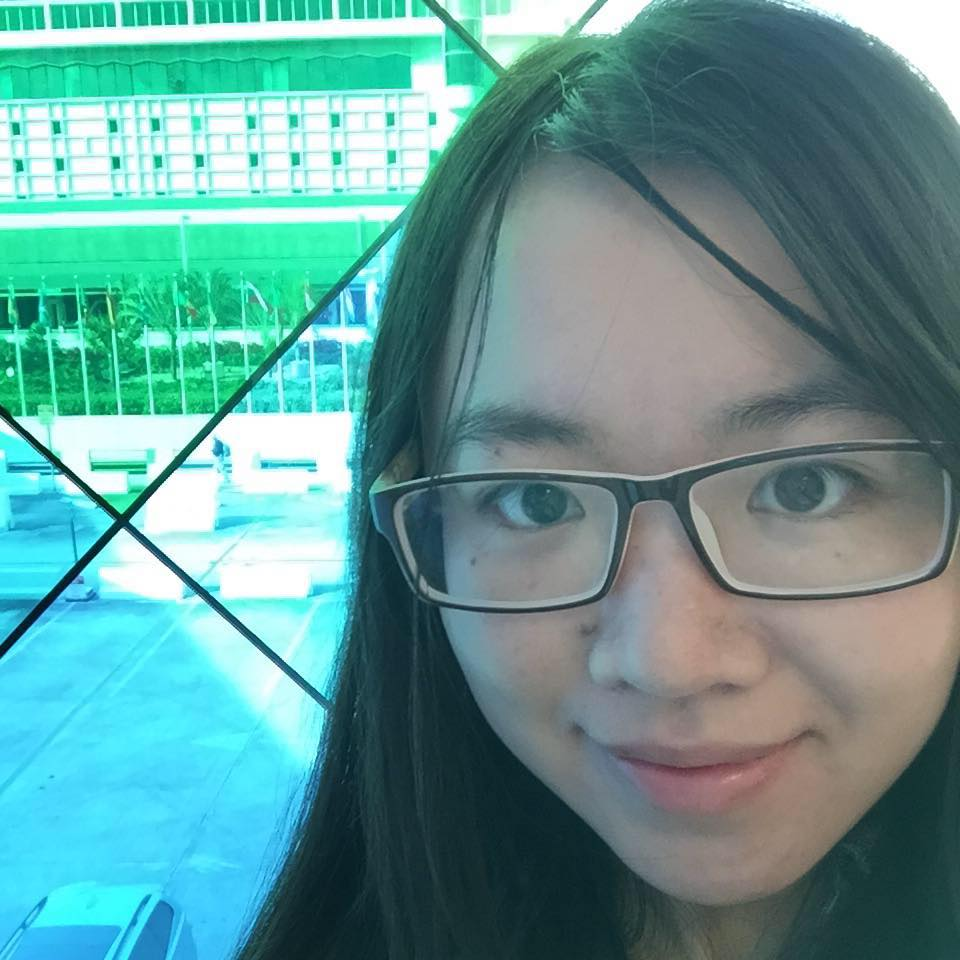
#> input picture project/me.jpg, 960 x 960 px
$ python face_detect.py me.jpg
#> lines starting #> are read from the running program, lines starting #| are printed output that depends on the picture; after the words box and inside, x2 and y2 are one past the last pixel; in counts of white or black regions, pixels touching at a corner belong together
import cv2
import sys

imagePath = sys.argv[1]
cascPath = "/Users/Jiaqi/Desktop/face detect/project/haarcascades/haarcascade_frontalface_default.xml"

# Create the haar cascade
faceCascade = cv2.CascadeClassifier(cascPath)

# Read the image
image = cv2.imread(imagePath)
#> image is the input picture: shape (960, 960, 3); mean B, G, R 149.3, 152, 98
print (type(image))
#| <class 'numpy.ndarray'>
gray = cv2.cvtColor(image, cv2.COLOR_BGR2GRAY)
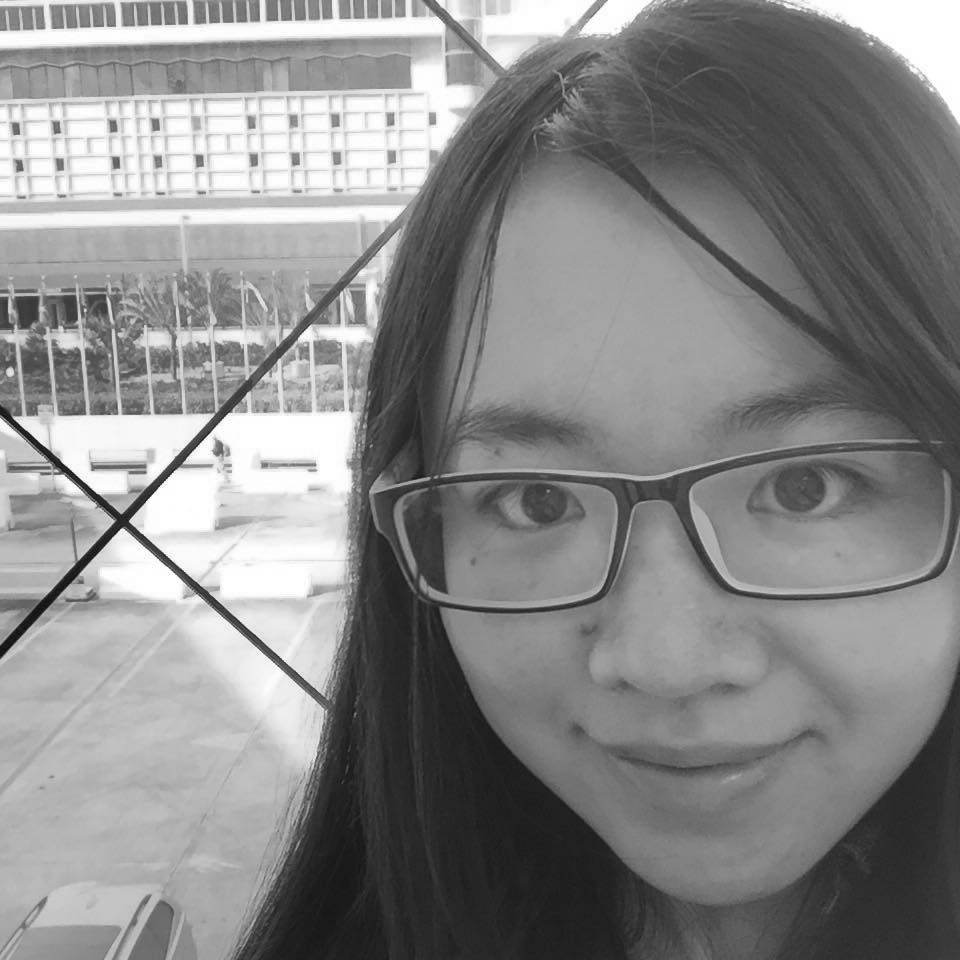
#> gray: shape (960, 960); min 9, max 255, mean 135.5

# Detect faces in the image
faces = faceCascade.detectMultiScale(
    gray,
    scaleFactor=1.1,
    minNeighbors=5,
    minSize=(30, 30),
    flags = cv2.CASCADE_SCALE_IMAGE
)
#> faces = [[247, 115, 50, 50], [13, 122, 49, 49], [200, 115, 53, 53], [60, 119, 54, 54], [362, 280, 557, 557]]

print("Found {0} faces!".format(len(faces)))
#| Found 5 faces!

# Draw a rectangle around the faces
for (x, y, w, h) in faces:
    cv2.rectangle(image, (x, y), (x+w, y+h), (0, 255, 0), 2)
#> this loop made 5 passes
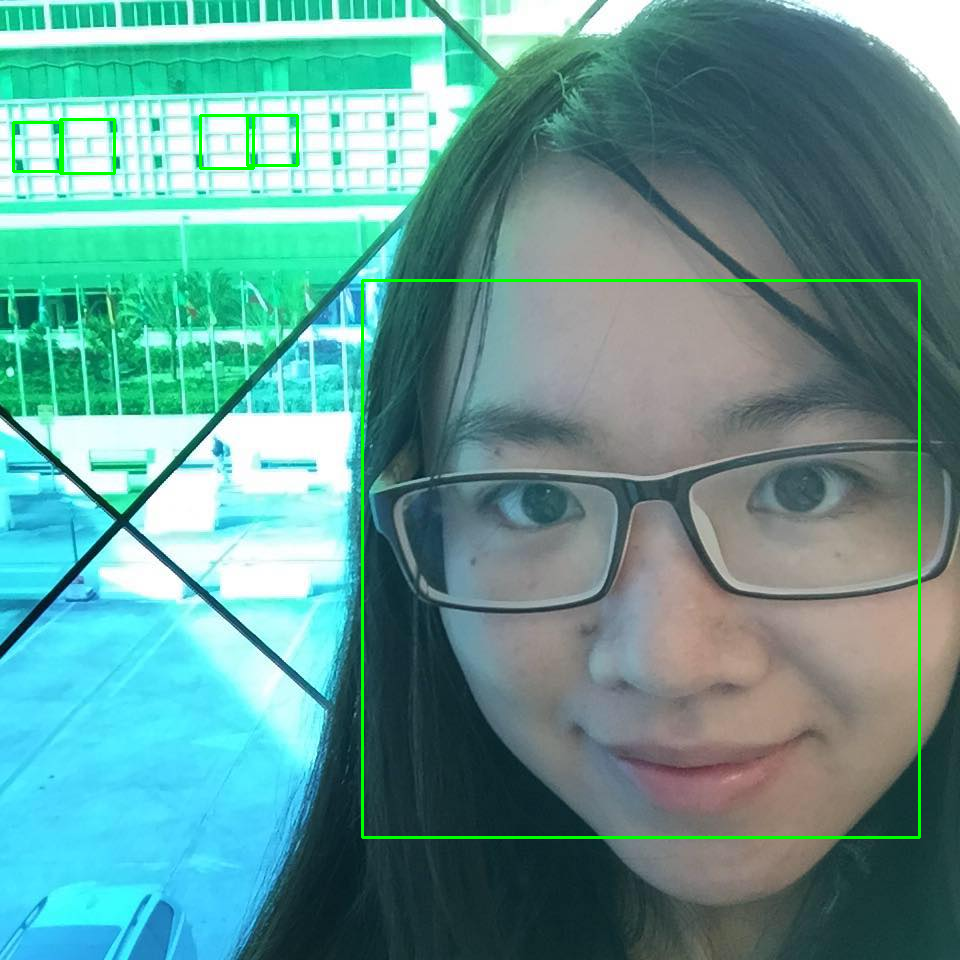
#> image: shape (960, 960, 3); 0.98% of pixels changed, all inside (x1, y1, x2, y2) = (12, 114, 921, 839)

cv2.imshow("Faces found", image)
cv2.waitKey(0)
